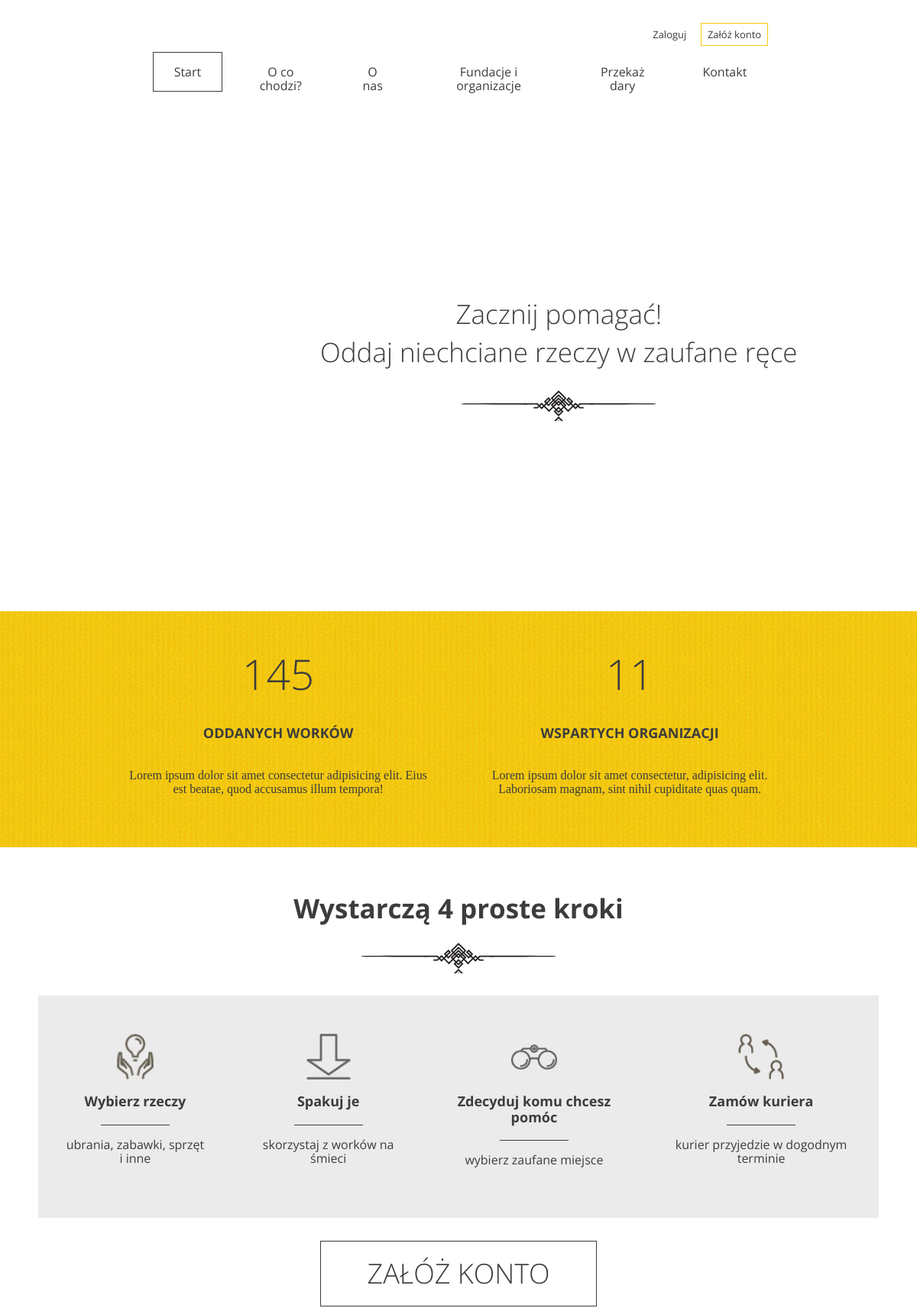
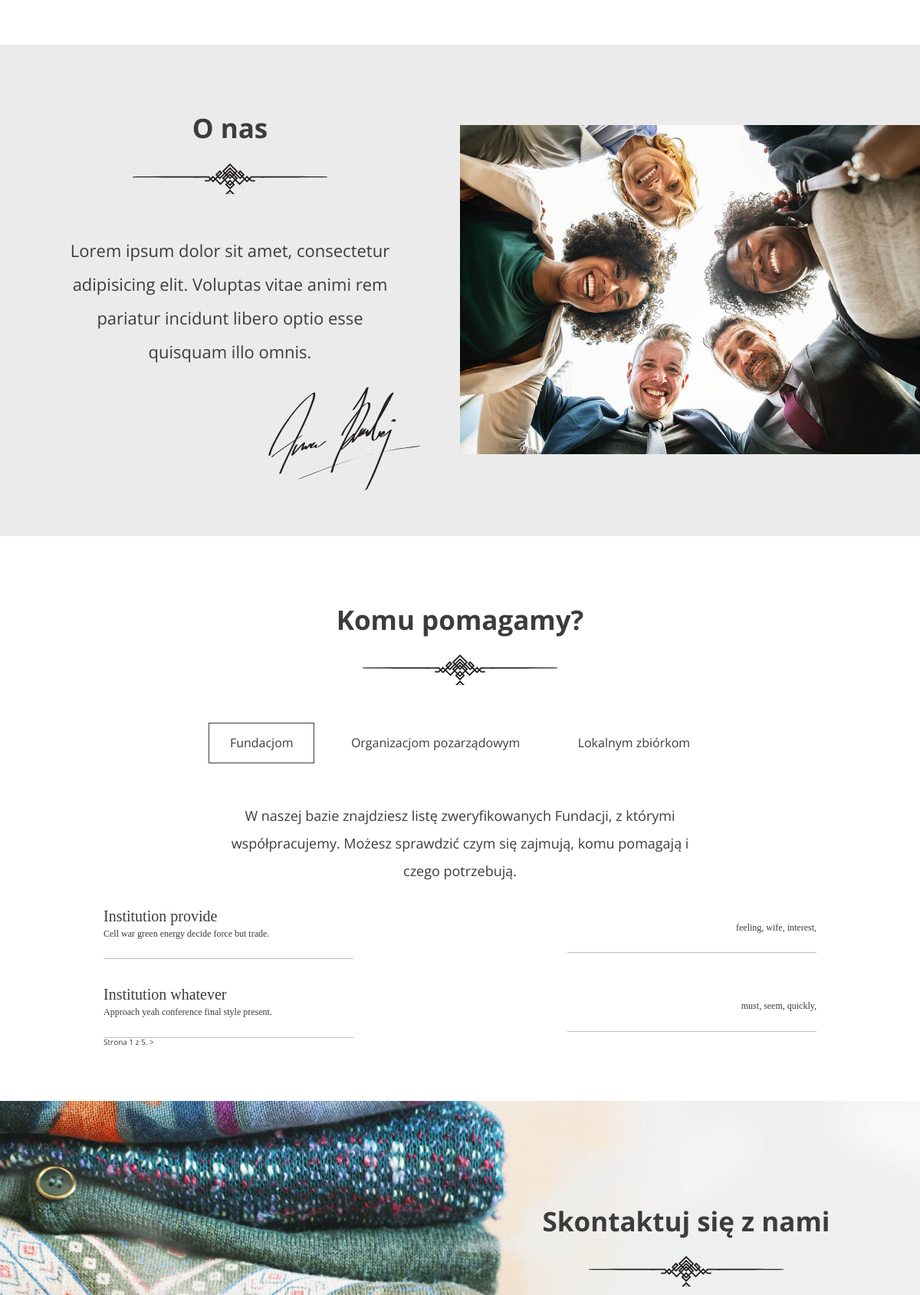
The page / (upper part) on the database its author committed (2 pictures, top to bottom).
### charity/models.py (models this page shows, shortened)
class Institution(models.Model):
    name = models.CharField(max_length=256)
    description = models.TextField()
    type = models.IntegerField(choices=INSTITUTION_TYPES, default=1)
    categories = models.ManyToManyField(Category)

class Category(models.Model):
    name = models.CharField(max_length=64)
    def __str__(self):
        return self.name

### charity/views.py (the view)
# urls.py: path('', LandingPage.as_view()),
class LandingPage(View):
    def get(self, request):
        bags = list(Donation.objects.aggregate(Sum('quantity')).values())[
                   0] or 0  # robimy listę i wyciągamy pierwszy element
        institutions = Donation.objects.values('institution_id')
        institution_list = []
        for inst in institutions:
            if inst in institution_list:
                pass
            else:
                institution_list.append(inst)
        institution_count = len(institution_list)
        foundations_list = Institution.objects.filter(type=1)
        nongov_organizations_list = Institution.objects.filter(type=2)
        local_list = Institution.objects.filter(type=3)
        paginator_foundations = Paginator(foundations_list, 2)
        page_foundations = request.GET.get("page")
        foundations = paginator_foundations.get_page(page_foundations)
        paginator_nongov = Paginator(nongov_organizations_list, 2)
        page_nongov = request.GET.get("page")
        nongov_organizations = paginator_nongov.get_page(page_nongov)
        paginator_local = Paginator(local_list, 2)
        page_local = request.GET.get("page")
        local = paginator_local.get_page(page_local)
        return render(request, 'index.html', {"bags": bags,
                                              "institution_count": institution_count,
                                              "foundations": foundations,
                                              "nongov_organizations": nongov_organizations,
                                              "local": local})

### charity/templates/index.html (shortened to what this page needs)
{%  extends 'base.html' %}
{% block content %}
    {% load static %}
    <header class="header--main-page">
      {% include 'navigation.html' %}
      <div class="slogan container container--90">
        <div class="slogan--item">
          <h1>
            Zacznij pomagać!<br />
            Oddaj niechciane rzeczy w zaufane ręce
          </h1>
        </div>
      </div>
    </header>
    <section id="stats" class="stats">
      <div class="container container--85">
        <div class="stats--item">
          <em>{{ bags }}</em>
          <h3>Oddanych worków</h3>
          <p>Lorem ipsum dolor sit amet consectetur adipisicing elit. Eius est beatae, quod accusamus illum tempora!</p>
        </div>
        <div class="stats--item">
          <em>{{ institution_count }}</em>
          <h3>Wspartych organizacji</h3>
          <p>Lorem ipsum dolor sit amet consectetur, adipisicing elit. Laboriosam magnam, sint nihil cupiditate quas quam.</p>
        </div>
      </div>
    </section>
    <section id="steps" class="steps">
      <h2>Wystarczą 4 proste kroki</h2>
      <div class="steps--container">
        <div class="steps--item">
          <span class="icon icon--hands"></span>
          <h3>Wybierz rzeczy</h3>
          <p>ubrania, zabawki, sprzęt i inne</p>
        </div>
        <div class="steps--item">
          <span class="icon icon--arrow"></span>
          <h3>Spakuj je</h3>
          <p>skorzystaj z worków na śmieci</p>
        </div>
        <div class="steps--item">
          <span class="icon icon--glasses"></span>
          <h3>Zdecyduj komu chcesz pomóc</h3>
          <p>wybierz zaufane miejsce</p>
        </div>
        <div class="steps--item">
          <span class="icon icon--courier"></span>
          <h3>Zamów kuriera</h3>
          <p>kurier przyjedzie w dogodnym terminie</p>
        </div>
      </div>
      <a href="/register" class="btn btn--large">Załóż konto</a>
    </section>
    <section id="about-us" class="about-us">
      <div class="about-us--text">
        <h2>O nas</h2>
        <p>Lorem ipsum dolor sit amet, consectetur adipisicing elit. Voluptas vitae animi rem pariatur incidunt libero optio esse quisquam illo omnis.</p>
        <img src="{% static 'images/signature.svg' %}" class="about-us--text-signature" alt="Signature" />
      </div>
      <div class="about-us--image"><img src="{% static 'images/about-us.jpg' %}" alt="People in circle" /></div>
    </section>
     <section id="help" class="help">
      <h2>Komu pomagamy?</h2>
      <ul class="help--buttons">
        <li data-id="1"><a href="#" class="btn btn--without-border active">Fundacjom</a></li>
        <li data-id="2"><a href="#" class="btn btn--without-border">Organizacjom pozarządowym</a></li>
        <li data-id="3"><a href="#" class="btn btn--without-border">Lokalnym zbiórkom</a></li>
      </ul>
      <div class="help--slides active" data-id="1">
        <p>W naszej bazie znajdziesz listę zweryfikowanych Fundacji, z którymi współpracujemy. Możesz sprawdzić czym się zajmują, komu pomagają i czego potrzebują.</p>
            {% for foundation in foundations %}
        <ul class="help--slides-items">
          <li>
            <div class="col">
              <div class="title">{{ foundation.name }}</div>
              <div class="subtitle">{{foundation.description}}</div>
            </div>
            <div class="col"><div class="text">
                {% for cat in foundation.categories.all %}
                    {{ cat }},
                {% endfor %}
            </div></div>
          </li>
            {% endfor %}
        </ul>
        <div class="pagination">
            <span class="step-links">
                <span class="current">
                    Strona {{ foundations.number }} z {{ foundations.paginator.num_pages }}.
                </span>
                {% if foundations.has_next %}
                    <a href="?page={{ foundations.next_page_number }}#help">&gt;</a>
                {% endif %}
            </span>
        </div>
      </div>
    </section>
{% endblock %}

### rows shown on the page
Institution: name "Institution provide", description "Cell war green energy decide force but trade."
Category: name "feeling"
Category: name "wife"
Category: name "interest"
Institution: name "Institution whatever", description "Approach yeah conference final style present."
Category: name "must"
Category: name "seem"
Category: name "quickly"

### other values the page prints
{{ bags }} "145"
{{ institution_count }} "11"
{{ foundations.number }} "1"
{{ foundations.paginator.num_pages }} "5"
